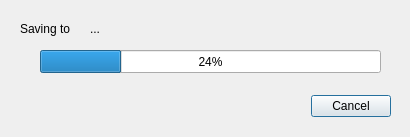
<?xml version="1.0" encoding="UTF-8"?>
<ui version="4.0">
 <class>SaveProgressDialog</class>
 <widget class="QDialog" name="SaveProgressDialog">
  <property name="geometry">
   <rect>
    <x>0</x>
    <y>0</y>
    <width>410</width>
    <height>137</height>
   </rect>
  </property>
  <property name="windowTitle">
   <string>File save Progress</string>
  </property>
  <widget class="QDialogButtonBox" name="buttonBox">
   <property name="geometry">
    <rect>
     <x>10</x>
     <y>90</y>
     <width>381</width>
     <height>32</height>
    </rect>
   </property>
   <property name="orientation">
    <enum>Qt::Orientation::Horizontal</enum>
   </property>
   <property name="standardButtons">
    <set>QDialogButtonBox::StandardButton::Cancel</set>
   </property>
  </widget>
  <widget class="QLabel" name="saving_to_label">
   <property name="geometry">
    <rect>
     <x>20</x>
     <y>20</y>
     <width>66</width>
     <height>18</height>
    </rect>
   </property>
   <property name="text">
    <string>Saving to</string>
   </property>
  </widget>
  <widget class="QLabel" name="saving_to_field">
   <property name="geometry">
    <rect>
     <x>90</x>
     <y>20</y>
     <width>511</width>
     <height>18</height>
    </rect>
   </property>
   <property name="text">
    <string>...</string>
   </property>
  </widget>
  <widget class="QProgressBar" name="save_progress">
   <property name="geometry">
    <rect>
     <x>40</x>
     <y>50</y>
     <width>341</width>
     <height>23</height>
    </rect>
   </property>
   <property name="value">
    <number>24</number>
   </property>
  </widget>
 </widget>
 <resources/>
 <connections>
  <connection>
   <sender>buttonBox</sender>
   <signal>accepted()</signal>
   <receiver>SaveProgressDialog</receiver>
   <slot>accept()</slot>
   <hints>
    <hint type="sourcelabel">
     <x>248</x>
     <y>254</y>
    </hint>
    <hint type="destinationlabel">
     <x>157</x>
     <y>274</y>
    </hint>
   </hints>
  </connection>
  <connection>
   <sender>buttonBox</sender>
   <signal>rejected()</signal>
   <receiver>SaveProgressDialog</receiver>
   <slot>reject()</slot>
   <hints>
    <hint type="sourcelabel">
     <x>316</x>
     <y>260</y>
    </hint>
    <hint type="destinationlabel">
     <x>286</x>
     <y>274</y>
    </hint>
   </hints>
  </connection>
 </connections>
</ui>
